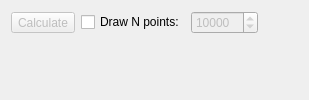
<?xml version="1.0" encoding="UTF-8"?>
<ui version="4.0">
 <author>Anton Rau</author>
 <class>TrajectoryWidget</class>
 <widget class="QWidget" name="TrajectoryWidget">
  <layout class="QVBoxLayout" name="verticalLayout">
   <item>
    <layout class="QHBoxLayout" name="horizontalLayout">
     <item>
      <widget class="QToolButton" name="toolButtonCalculate">
       <property name="enabled">
        <bool>false</bool>
       </property>
       <property name="text">
        <string>Calculate</string>
       </property>
      </widget>
     </item>
     <item>
      <widget class="QCheckBox" name="checkBoxDrawNPoints">
       <property name="text">
        <string>Draw N points:</string>
       </property>
      </widget>
     </item>
     <item>
      <widget class="QSpinBox" name="spinBoxN">
       <property name="enabled">
        <bool>false</bool>
       </property>
       <property name="minimum">
        <number>1</number>
       </property>
       <property name="maximum">
        <number>1000000</number>
       </property>
       <property name="value">
        <number>10000</number>
       </property>
      </widget>
     </item>
     <item>
      <spacer name="horizontalSpacer">
       <property name="orientation">
        <enum>Qt::Orientation::Horizontal</enum>
       </property>
       <property name="sizeHint" stdset="0">
        <size>
         <width>40</width>
         <height>20</height>
        </size>
       </property>
      </spacer>
     </item>
    </layout>
   </item>
   <item>
    <widget class="MplCanvas" name="canvas" native="true">
     <property name="sizePolicy">
      <sizepolicy hsizetype="Expanding" vsizetype="Expanding">
       <horstretch>0</horstretch>
       <verstretch>0</verstretch>
      </sizepolicy>
     </property>
    </widget>
   </item>
  </layout>
 </widget>
 <customwidgets>
  <customwidget>
   <class>MplCanvas</class>
   <extends>QWidget</extends>
   <header>tse_analytics.views.misc.MplCanvas</header>
   <container>1</container>
  </customwidget>
 </customwidgets>
 <resources/>
 <connections/>
</ui>
